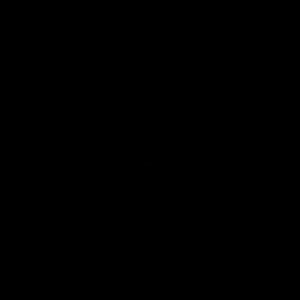
Frame 1 (no input)
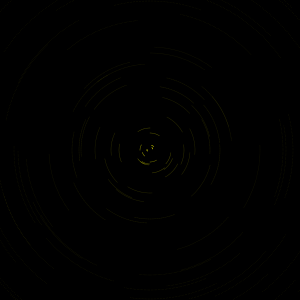
Frame 60 (the mouse pressed at the canvas centre just before this capture)
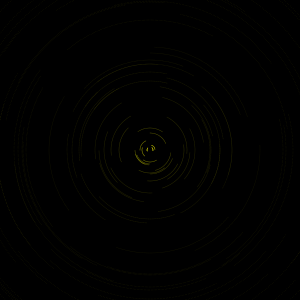
Frame 120 (the mouse held since frame 60 and released just before this capture)

The Processing sketch that drew these frames (run headless with seeded random() and noise(); from frame 60 on, the mouse is pressed at the canvas centre):

// Processing sketch: sketch4504
// ── sketch4504.pde
final int num =100;//1000
 int[] distance;
 float[] angle;
 
int r ;
 
void setup()
 {
 size(300,300);
 r=150;
 
distance=new int[num];
 angle=new float[num];
 
for(int i =0;i<num;i++)
 {
 distance[i]=int(random(150)*sqrt(2));
 angle[i]=random(100);
 }
 
frameRate(600); 
background(0); 

smooth();
 noStroke(); 
}
 
void draw()
 {
 for(int i =0;i<num;i++)
 {
 angle[i] += 0.01;
 fill(200,200,0,55);
 
ellipse(
 distance[i] * cos(angle[i]) + r,
 distance[i] * sin(angle[i]) + r,
 0.5, 
0.5);

 }
 }
